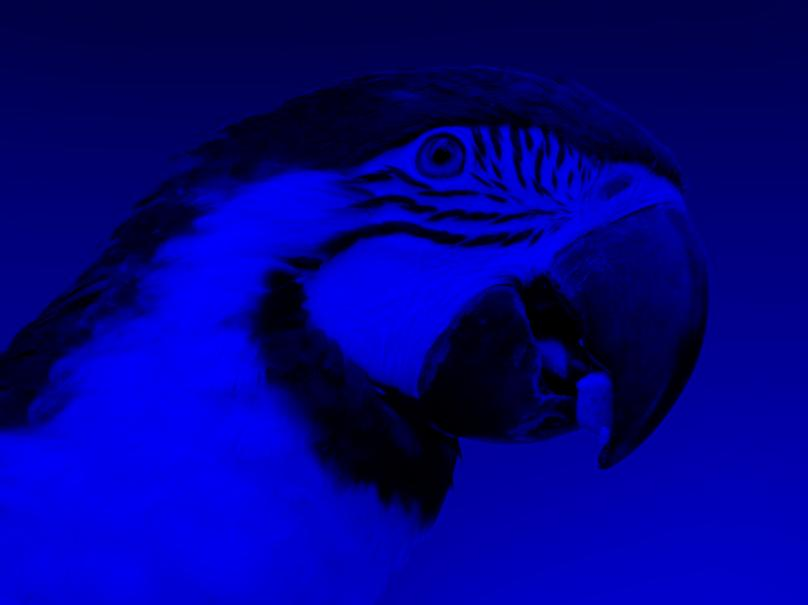
#> input picture pics/AraBlue.jpg, 808 x 605 px
$ python -i functionsGuiFinal.py   (imports and definitions only)
#> lines starting #> are read from the running program, lines starting #| are printed output that depends on the picture

import math
import cv2 as cv
from cv2 import imshow
from cv2 import split
import numpy as np
import matplotlib.pyplot as plt

from PIL import Image
from PIL import ImageQt

def makeHist(image):

    image_gray = cv.cvtColor(np.float32(image), cv.COLOR_RGB2GRAY)
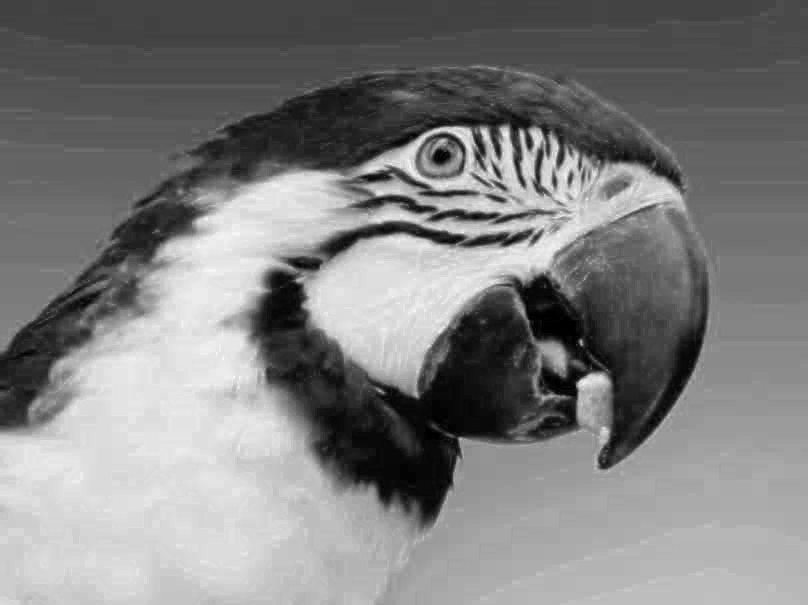
#> image_gray: shape (605, 808) float32; min 0, max 31.11, mean 15.6; drawn with min black and max white

    # převod na histogram - orig
    hist, bin_edges = np.histogram(image_gray.flatten(),256,(0,255))
#> hist = 256 values, max 42730 at index 8, min 0 at index 32, mean 1909.5; bin_edges = 257 values from 0 to 255
    plt.title('Histogram')
    plt.bar(bin_edges[:-1], hist, width = 1)
    plt.xlim(min(bin_edges), max(bin_edges))
    plt.show()
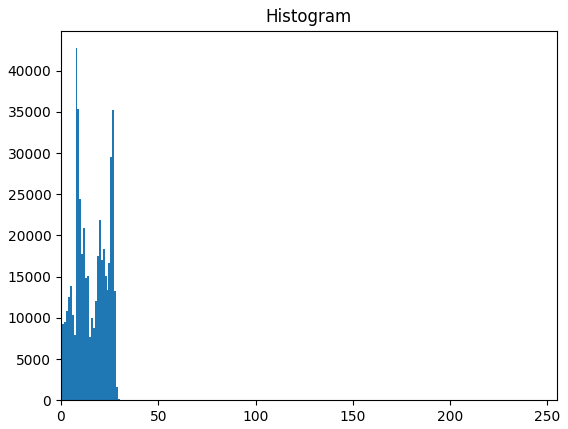
#> figure drawn by matplotlib, 1 panel; tallest bar 42730 high, from x = 7.47 to 8.47

    # redraw the canvas
    fig = plt.gcf()
    fig.canvas.draw()

    img = np.fromstring(fig.canvas.tostring_rgb(), dtype=np.uint8, sep='')
    img = img.reshape(fig.canvas.get_width_height()[::-1] + (3,))

    # opencv format
    img = cv.cvtColor(img, cv.COLOR_RGB2BGR)
#> img: shape (480, 640, 3); every value is 255

    plt.close()
    res = Image.fromarray(img)
    return res

# [135 lines left out: functions erosion, dilatation, tophat, blackhat, changeColorSpace, rgb2DColorSpace and 5 more, not called in this run]


# [2 lines not run here, left out]

>>> import cv2
>>> picture = cv2.cvtColor(cv2.imread('../pics/AraBlue.jpg'), cv2.COLOR_BGR2RGB)
>>> result = makeHist(picture)
